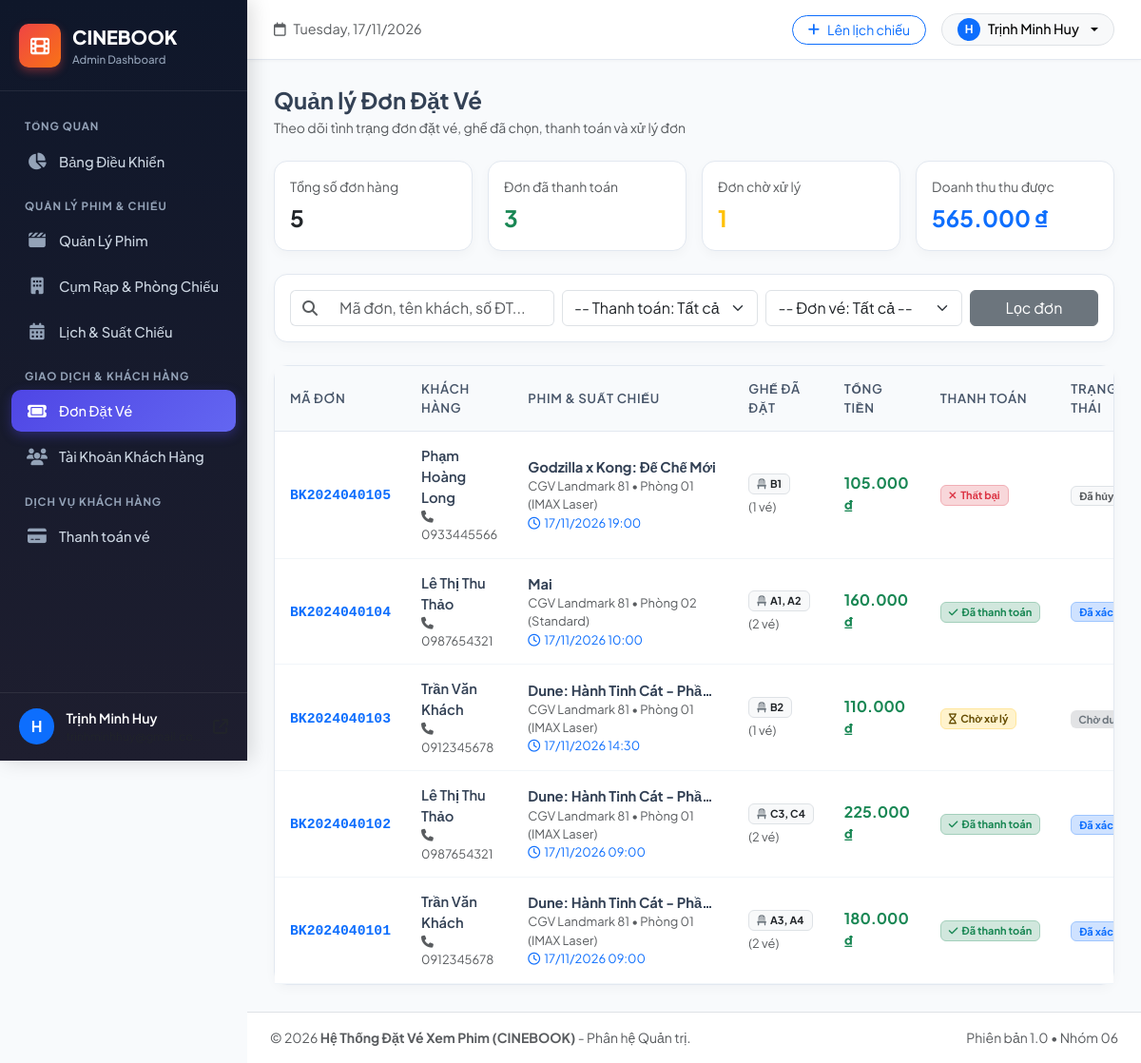
The page /admin/orders.php on the database its author committed.
### tables this page shows
CREATE TABLE `bookings` (
    `id` INT AUTO_INCREMENT PRIMARY KEY,
    `booking_code` VARCHAR(20) UNIQUE NOT NULL,
    `user_id` INT NOT NULL,
    `showtime_id` INT NOT NULL,
    `total_amount` DECIMAL(12, 2) NOT NULL,
    `payment_status` ENUM('pending', 'paid', 'failed') DEFAULT 'pending',
    `booking_status` ENUM('confirmed', 'pending', 'cancelled') DEFAULT 'pending',
    `created_at` DATETIME DEFAULT CURRENT_TIMESTAMP,
    CONSTRAINT `fk_bookings_user` FOREIGN KEY (`user_id`) REFERENCES `users` (`id`) ON DELETE CASCADE,
    CONSTRAINT `fk_bookings_showtime` FOREIGN KEY (`showtime_id`) REFERENCES `showtimes` (`id`) ON DELETE CASCADE
);

CREATE TABLE `users` (
    `id` INT AUTO_INCREMENT PRIMARY KEY,
    `fullname` VARCHAR(100) NOT NULL,
    `email` VARCHAR(100) NOT NULL UNIQUE,
    `phone` VARCHAR(20) DEFAULT NULL,
    `password` VARCHAR(255) NOT NULL,
    `role` ENUM('admin', 'customer') DEFAULT 'customer',
    `status` ENUM('active', 'locked') DEFAULT 'active',
    `created_at` DATETIME DEFAULT CURRENT_TIMESTAMP
);

CREATE TABLE `movies` (
    `id` INT AUTO_INCREMENT PRIMARY KEY,
    `title` VARCHAR(255) NOT NULL,
    `description` TEXT DEFAULT NULL,
    `duration` INT NOT NULL COMMENT 'Thời lượng phim tính theo phút',
    `release_date` DATE NOT NULL,
    `poster` VARCHAR(255) DEFAULT NULL,
    `trailer_url` VARCHAR(255) DEFAULT NULL,
    `status` ENUM('showing', 'upcoming', 'hidden') DEFAULT 'showing',
    `created_at` DATETIME DEFAULT CURRENT_TIMESTAMP
);

CREATE TABLE `cinemas` (
    `id` INT AUTO_INCREMENT PRIMARY KEY,
    `name` VARCHAR(150) NOT NULL,
    `address` VARCHAR(255) NOT NULL,
    `city` VARCHAR(100) NOT NULL,
    `created_at` DATETIME DEFAULT CURRENT_TIMESTAMP
);

CREATE TABLE `rooms` (
    `id` INT AUTO_INCREMENT PRIMARY KEY,
    `cinema_id` INT NOT NULL,
    `name` VARCHAR(50) NOT NULL,
    `total_seats` INT NOT NULL DEFAULT 0,
    `created_at` DATETIME DEFAULT CURRENT_TIMESTAMP,
    CONSTRAINT `fk_rooms_cinema` FOREIGN KEY (`cinema_id`) REFERENCES `cinemas` (`id`) ON DELETE CASCADE
);

CREATE TABLE `showtimes` (
    `id` INT AUTO_INCREMENT PRIMARY KEY,
    `movie_id` INT NOT NULL,
    `room_id` INT NOT NULL,
    `start_time` DATETIME NOT NULL,
    `end_time` DATETIME NOT NULL,
    `base_price` DECIMAL(10, 2) NOT NULL DEFAULT 75000.00,
    `status` ENUM('active', 'cancelled', 'completed') DEFAULT 'active',
    `created_at` DATETIME DEFAULT CURRENT_TIMESTAMP,
    CONSTRAINT `fk_showtimes_movie` FOREIGN KEY (`movie_id`) REFERENCES `movies` (`id`) ON DELETE CASCADE,
    CONSTRAINT `fk_showtimes_room` FOREIGN KEY (`room_id`) REFERENCES `rooms` (`id`) ON DELETE CASCADE
);

### config/database.php (called while the page is built, shortened)
<?php
if (!function_exists('format_currency')) {
    function format_currency($amount) {
        return number_format($amount, 0, ',', '.') . ' ₫';
    }
}
if (!function_exists('format_datetime')) {
    function format_datetime($datetime) {
        $time = strtotime($datetime);
        return date('d/m/Y H:i', $time);
    }
}

### admin/orders.php (the view, shortened to what this page needs)
<?php
require_once __DIR__ . '/header.php';
$search = trim($_GET['search'] ?? '');
$filter_payment = $_GET['payment_status'] ?? 'all';
$filter_booking = $_GET['booking_status'] ?? 'all';
$statTotalOrders = $conn->query("SELECT COUNT(*) AS cnt FROM bookings")->fetch_assoc()['cnt'];
$statPaidOrders = $conn->query("SELECT COUNT(*) AS cnt FROM bookings WHERE payment_status = 'paid'")->fetch_assoc()['cnt'];
$statPendingOrders = $conn->query("SELECT COUNT(*) AS cnt FROM bookings WHERE payment_status = 'pending'")->fetch_assoc()['cnt'];
$statRevenue = $conn->query("SELECT COALESCE(SUM(total_amount), 0) AS rev FROM bookings WHERE payment_status = 'paid'")->fetch_assoc()['rev'];
$sql = "
    SELECT b.*,
           u.fullname, u.email, u.phone,
           m.title AS movie_title, m.poster,
           s.start_time,
           r.name AS room_name,
           c.name AS cinema_name,
           (SELECT COUNT(*) FROM booking_details bd WHERE bd.booking_id = b.id) AS total_tickets,
           (SELECT GROUP_CONCAT(se.seat_number SEPARATOR ', ')
            FROM booking_details bd
            JOIN seats se ON bd.seat_id = se.id
            WHERE bd.booking_id = b.id) AS seat_list
    FROM bookings b
    JOIN users u ON b.user_id = u.id
    JOIN showtimes s ON b.showtime_id = s.id
    JOIN movies m ON s.movie_id = m.id
    JOIN rooms r ON s.room_id = r.id
    JOIN cinemas c ON r.cinema_id = c.id
    WHERE 1=1
";
$sql .= " ORDER BY b.id DESC";
$stmt = $conn->prepare($sql);
$stmt->execute();
$orders = $stmt->get_result();
?>
<div class="d-flex flex-column flex-md-row justify-content-between align-items-md-center mb-4 gap-3">
    <div>
        <h4 class="fw-bold mb-1">Quản lý Đơn Đặt Vé</h4>
        <p class="text-muted mb-0 small">Theo dõi tình trạng đơn đặt vé, ghế đã chọn, thanh toán và xử lý đơn</p>
    </div>
</div>
<div class="row g-3 mb-4">
    <div class="col-6 col-md-3">
        <div class="card p-3 h-100">
            <div class="text-muted small">Tổng số đơn hàng</div>
            <div class="fw-bold fs-4 text-dark mt-1"><?= number_format($statTotalOrders) ?></div>
        </div>
    </div>
    <div class="col-6 col-md-3">
        <div class="card p-3 h-100">
            <div class="text-muted small">Đơn đã thanh toán</div>
            <div class="fw-bold fs-4 text-success mt-1"><?= number_format($statPaidOrders) ?></div>
        </div>
    </div>
    <div class="col-6 col-md-3">
        <div class="card p-3 h-100">
            <div class="text-muted small">Đơn chờ xử lý</div>
            <div class="fw-bold fs-4 text-warning mt-1"><?= number_format($statPendingOrders) ?></div>
        </div>
    </div>
    <div class="col-6 col-md-3">
        <div class="card p-3 h-100">
            <div class="text-muted small">Doanh thu thu được</div>
            <div class="fw-bold fs-4 text-primary mt-1"><?= format_currency($statRevenue) ?></div>
        </div>
    </div>
</div>
<div class="card p-3 mb-4">
    <form method="GET" class="row g-2 align-items-center">
        <div class="col-12 col-md-4">
            <div class="input-group">
                <span class="input-group-text bg-white text-muted border-end-0"><i class="fa-solid fa-magnifying-glass"></i></span>
                <input type="text" name="search" class="form-control border-start-0" placeholder="Mã đơn, tên khách, số ĐT..." value="<?= htmlspecialchars($search) ?>">
            </div>
        </div>
        <div class="col-12 col-md-3">
            <select name="payment_status" class="form-select">
                <option value="all" <?= $filter_payment === 'all' ? 'selected' : '' ?>>-- Thanh toán: Tất cả --</option>
            </select>
        </div>
        <div class="col-12 col-md-3">
            <select name="booking_status" class="form-select">
                <option value="all" <?= $filter_booking === 'all' ? 'selected' : '' ?>>-- Đơn vé: Tất cả --</option>
            </select>
        </div>
        <div class="col-12 col-md-2 d-flex gap-2">
            <button type="submit" class="btn btn-secondary w-100">Lọc đơn</button>
        </div>
    </form>
</div>
<div class="card">
    <div class="table-responsive">
        <table class="table table-custom align-middle">
            <thead>
                <tr>
                    <th>Mã Đơn</th>
                    <th>Khách Hàng</th>
                    <th>Phim & Suất Chiếu</th>
                    <th>Ghế Đã Đặt</th>
                    <th>Tổng Tiền</th>
                    <th>Thanh Toán</th>
                    <th>Trạng Thái</th>
                </tr>
            </thead>
            <tbody>
                <?php if ($orders && $orders->num_rows > 0): ?>
                    <?php while ($ord = $orders->fetch_assoc()): ?>
                        <tr>
                            <td>
                                <span class="fw-bold font-monospace text-primary"><?= htmlspecialchars($ord['booking_code']) ?></span>
                            </td>
                            <td>
                                <div class="fw-semibold text-slate-800"><?= htmlspecialchars($ord['fullname']) ?></div>
                                <div class="text-muted small">
                                    <i class="fa-solid fa-phone me-1"></i><?= htmlspecialchars($ord['phone'] ?: 'N/A') ?>
                                </div>
                            </td>
                            <td>
                                <div class="fw-bold text-slate-800 text-truncate" style="max-width: 200px;" title="<?= htmlspecialchars($ord['movie_title']) ?>">
                                    <?= htmlspecialchars($ord['movie_title']) ?>
                                </div>
                                <div class="text-muted small">
                                    <?= htmlspecialchars($ord['cinema_name']) ?> &bull; <?= htmlspecialchars($ord['room_name']) ?>
                                </div>
                                <div class="text-primary small">
                                    <i class="fa-regular fa-clock me-1"></i><?= format_datetime($ord['start_time']) ?>
                                </div>
                            </td>
                            <td>
                                <span class="badge bg-light text-dark border px-2 py-1">
                                    <i class="fa-solid fa-chair text-secondary me-1"></i><?= htmlspecialchars($ord['seat_list'] ?: 'Chưa có ghế') ?>
                                </span>
                                <div class="text-muted small mt-1">(<?= $ord['total_tickets'] ?> vé)</div>
                            </td>
                            <td>
                                <span class="fw-bold text-success fs-6">
                                    <?= format_currency($ord['total_amount']) ?>
                                </span>
                            </td>
                            <td>
                                <?php if ($ord['payment_status'] === 'paid'): ?>
                                    <span class="badge bg-success-subtle text-success border border-success-subtle px-2 py-1">
                                        <i class="fa-solid fa-check me-1"></i>Đã thanh toán
                                    </span>
                                <?php elseif ($ord['payment_status'] === 'pending'): ?>
                                    <span class="badge bg-warning-subtle text-warning-emphasis border border-warning-subtle px-2 py-1">
                                        <i class="fa-solid fa-hourglass me-1"></i>Chờ xử lý
                                    </span>
                                <?php else: ?>
                                    <span class="badge bg-danger-subtle text-danger border border-danger-subtle px-2 py-1">
                                        <i class="fa-solid fa-xmark me-1"></i>Thất bại
                                    </span>
                                <?php endif; ?>
                            </td>
                            <td>
                                <?php if ($ord['booking_status'] === 'confirmed'): ?>
                                    <span class="badge bg-primary-subtle text-primary border border-primary-subtle px-2 py-1">Đã xác nhận</span>
                                <?php elseif ($ord['booking_status'] === 'pending'): ?>
                                    <span class="badge bg-secondary-subtle text-secondary px-2 py-1">Chờ duyệt</span>
                                <?php else: ?>
                                    <span class="badge bg-light text-muted border px-2 py-1">Đã hủy</span>
                                <?php endif; ?>
                            </td>
                        </tr>
                    <?php endwhile; ?>
                <?php endif; ?>
            </tbody>
        </table>
    </div>
</div>
<?php require_once __DIR__ . '/footer.php'; ?>

### admin/header.php (style rules this page uses)
:root { --sidebar-width: 260px; --primary-color: #6366f1; --primary-hover: #4f46e5; --sidebar-bg: #0f172a; --sidebar-hover: #1e293b; --sidebar-active: #4f46e5; --text-muted: #94a3b8; --body-bg: #f8fafc; }
* { box-sizing: border-box; }
body { font-family: 'Plus Jakarta Sans', sans-serif; background-color: var(--body-bg); color: #334155; min-height: 100vh; overflow-x: hidden; }
.card { border: 1px solid #e2e8f0; border-radius: 14px; box-shadow: 0 4px 12px rgba(0, 0, 0, 0.03); background-color: #fff; transition: transform 0.2s, box-shadow 0.2s; }
.table-custom { margin-bottom: 0; }
.table-custom thead th { background-color: #f8fafc; color: #475569; font-weight: 600; font-size: 0.83rem; text-transform: uppercase; letter-spacing: 0.05em; border-bottom: 1px solid #e2e8f0; padding: 14px 16px; vertical-align: middle; }
.table-custom tbody td { padding: 14px 16px; vertical-align: middle; border-bottom: 1px solid #f1f5f9; color: #334155; font-size: 0.92rem; }

### rows shown on the page
bookings: booking_code "BK2024040105", user.fullname "Phạm Hoàng Long", user.phone "0933445566", movies.title "Godzilla x Kong: Đế Chế Mới", cinemas.name "CGV Landmark 81", rooms.name "Phòng 01 (IMAX Laser)", showtime.start_time "17/11/2026 19:00", seat_list "B1", total_tickets "1", total_amount "105.000 ₫", payment_status "failed" (drawn), booking_status "Đã hủy"
bookings: booking_code "BK2024040104", user.fullname "Lê Thị Thu Thảo", user.phone "0987654321", movies.title "Mai", cinemas.name "CGV Landmark 81", rooms.name "Phòng 02 (Standard)", showtime.start_time "17/11/2026 10:00", seat_list "A1, A2", total_tickets "2", total_amount "160.000 ₫", payment_status "paid" (drawn), booking_status "Đã xác…"
bookings: booking_code "BK2024040103", user.fullname "Trần Văn Khách", user.phone "0912345678", movies.title "Dune: Hành Tinh Cát - Phầ…", cinemas.name "CGV Landmark 81", rooms.name "Phòng 01 (IMAX Laser)", showtime.start_time "17/11/2026 14:30", seat_list "B2", total_tickets "1", total_amount "110.000 ₫", payment_status "pending" (drawn), booking_status "Chờ…"
bookings: booking_code "BK2024040102", user.fullname "Lê Thị Thu Thảo", user.phone "0987654321", movies.title "Dune: Hành Tinh Cát - Phầ…", cinemas.name "CGV Landmark 81", rooms.name "Phòng 01 (IMAX Laser)", showtime.start_time "17/11/2026 09:00", seat_list "C3, C4", total_tickets "2", total_amount "225.000 ₫", payment_status "paid" (drawn), booking_status "Đã xác…"
bookings: booking_code "BK2024040101", user.fullname "Trần Văn Khách", user.phone "0912345678", movies.title "Dune: Hành Tinh Cát - Phầ…", cinemas.name "CGV Landmark 81", rooms.name "Phòng 01 (IMAX Laser)", showtime.start_time "17/11/2026 09:00", seat_list "A3, A4", total_tickets "2", total_amount "180.000 ₫", payment_status "paid" (drawn), booking_status "Đã xác…"

### other values the page prints
$current_user['fullname'] "Trịnh Minh Huy"
$statTotalOrders "5"
$statPaidOrders "3"
$statPendingOrders "1"
format_currency($statRevenue) "565.000 ₫"
